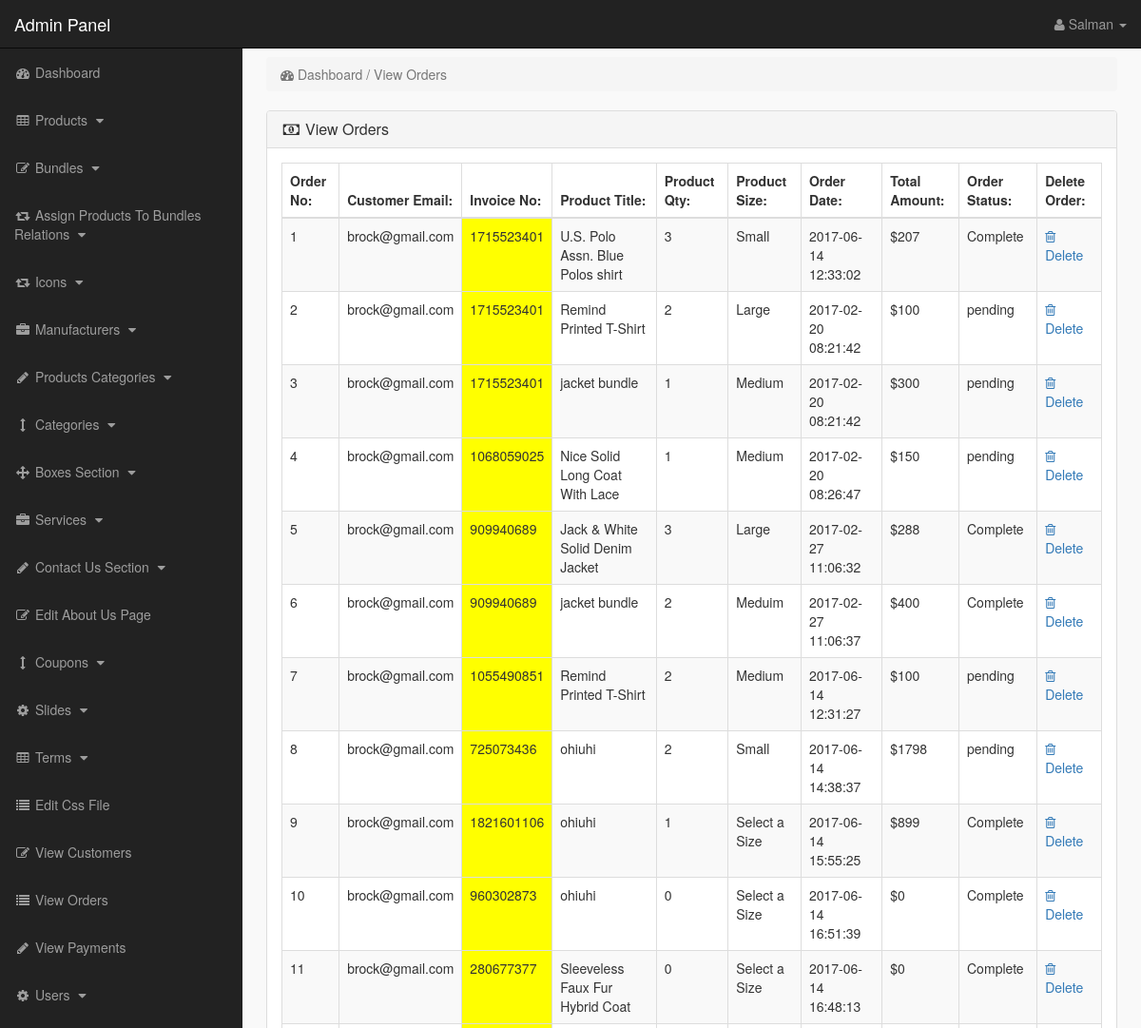
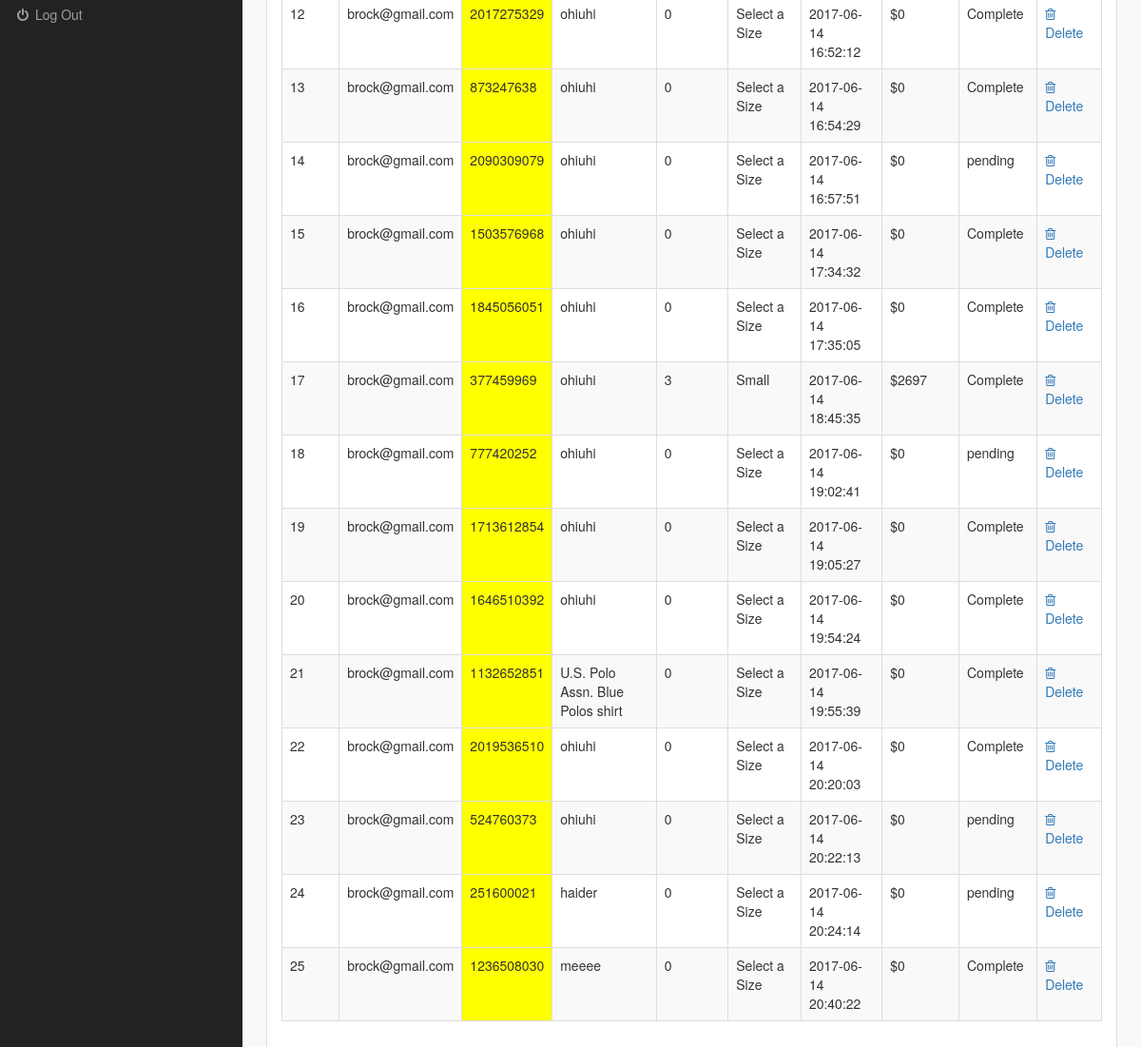
The app's page /admin_area/index.php?view_orders (signed in) with its own data (2 pictures, top to bottom).
### tables this page shows
CREATE TABLE IF NOT EXISTS `pending_orders` (
  `order_id` int(10) NOT NULL,
  `customer_id` int(10) NOT NULL,
  `invoice_no` int(10) NOT NULL,
  `product_id` text NOT NULL,
  `qty` int(10) NOT NULL,
  `size` text NOT NULL,
  `order_status` text NOT NULL
);

CREATE TABLE IF NOT EXISTS `customers` (
  `customer_id` int(10) NOT NULL,
  `customer_name` varchar(255) NOT NULL,
  `customer_email` varchar(255) NOT NULL,
  `customer_pass` varchar(255) NOT NULL,
  `customer_country` text NOT NULL,
  `customer_city` text NOT NULL,
  `customer_contact` varchar(255) NOT NULL,
  `customer_address` text NOT NULL,
  `customer_image` text NOT NULL,
  `customer_ip` varchar(255) NOT NULL,
  `customer_confirm_code` text NOT NULL
);

CREATE TABLE IF NOT EXISTS `products` (
  `product_id` int(10) NOT NULL,
  `p_cat_id` int(10) NOT NULL,
  `cat_id` int(10) NOT NULL,
  `manufacturer_id` int(10) NOT NULL,
  `date` timestamp NOT NULL DEFAULT CURRENT_TIMESTAMP ON UPDATE CURRENT_TIMESTAMP,
  `product_title` text NOT NULL,
  `product_url` text NOT NULL,
  `product_img1` text NOT NULL,
  `product_img2` text NOT NULL,
  `product_img3` text NOT NULL,
  `product_price` int(10) NOT NULL,
  `product_psp_price` int(100) NOT NULL,
  `product_desc` text NOT NULL,
  `product_features` text NOT NULL,
  `product_video` text NOT NULL,
  `product_keywords` text NOT NULL,
  `product_label` text NOT NULL,
  `status` varchar(255) NOT NULL,
  `aud` varchar(1000) NOT NULL,
  `audiofile` varchar(1000) NOT NULL
);

CREATE TABLE IF NOT EXISTS `customer_orders` (
  `order_id` int(10) NOT NULL,
  `customer_id` int(10) NOT NULL,
  `due_amount` int(100) NOT NULL,
  `invoice_no` int(100) NOT NULL,
  `qty` int(10) NOT NULL,
  `size` text NOT NULL,
  `order_date` timestamp NOT NULL DEFAULT CURRENT_TIMESTAMP ON UPDATE CURRENT_TIMESTAMP,
  `order_status` text NOT NULL
);

### admin_area/view_orders.php (the view)
<?php
if(!isset($_SESSION['admin_email'])){
echo "<script>window.open('login.php','_self')</script>";
}
else {
?>
<div class="row">
<div class="col-lg-12">
<ol class="breadcrumb">
<li class="active">
<i class="fa fa-dashboard"></i> Dashboard / View Orders
</li>
</ol>
</div>
</div>
<div class="row">
<div class="col-lg-12">
<div class="panel panel-default">
<div class="panel-heading">
<h3 class="panel-title">
<i class="fa fa-money fa-fw"></i> View Orders
</h3>
</div>
<div class="panel-body">
<div class="table-responsive">
<table class="table table-bordered table-hover table-striped">
<thead>
<tr>
<th>Order No:</th>
<th>Customer Email:</th>
<th>Invoice No:</th>
<th>Product Title:</th>
<th>Product Qty:</th>
<th>Product Size:</th>
<th>Order Date:</th>
<th>Total Amount:</th>
<th>Order Status:</th>
<th>Delete Order:</th>
</tr>
</thead>
<tbody>
<?php
$i = 0;
$get_orders = "select * from pending_orders";
$run_orders = mysqli_query($con,$get_orders);
while ($row_orders = mysqli_fetch_array($run_orders)) {
$order_id = $row_orders['order_id'];
$c_id = $row_orders['customer_id'];
$invoice_no = $row_orders['invoice_no'];
$product_id = $row_orders['product_id'];
$qty = $row_orders['qty'];
$size = $row_orders['size'];
$order_status = $row_orders['order_status'];
$get_products = "select * from products where product_id='$product_id'";
$run_products = mysqli_query($con,$get_products);
$row_products = mysqli_fetch_array($run_products);
$product_title = $row_products['product_title'];
$i++;
?>
<tr>
<td><?php echo $i; ?></td>
<td>
<?php
$get_customer = "select * from customers where customer_id='$c_id'";
$run_customer = mysqli_query($con,$get_customer);
$row_customer = mysqli_fetch_array($run_customer);
$customer_email = $row_customer['customer_email'];
echo $customer_email;
 ?>
 </td>
<td bgcolor="yellow" ><?php echo $invoice_no; ?></td>
<td><?php echo $product_title; ?></td>
<td><?php echo $qty; ?></td>
<td><?php echo $size; ?></td>
<td>
<?php
$get_customer_order = "select * from customer_orders where order_id='$order_id'";
$run_customer_order = mysqli_query($con,$get_customer_order);
$row_customer_order = mysqli_fetch_array($run_customer_order);
$order_date = $row_customer_order['order_date'];
$due_amount = $row_customer_order['due_amount'];
echo $order_date;
?>
</td>
<td>$<?php echo $due_amount; ?></td>
<td>
<?php
if($order_status=='pending'){
echo $order_status='pending';
}
else{
echo $order_status='Complete';
}
?>
</td>
<td>
<a href="index.php?order_delete=<?php echo $order_id; ?>" >
<i class="fa fa-trash-o" ></i> Delete
</a>
</td>
</tr>
<?php } ?>
</tbody>
</table>
</div>
</div>
</div>
</div>
</div>
<?php } ?>

### admin_area/includes/sidebar.php (shortened to what this page needs)
<?php
if(!isset($_SESSION['admin_email'])){
echo "<script>window.open('login.php','_self')</script>";
}
else {
?>
<nav class="navbar navbar-inverse navbar-fixed-top" >
<div class="navbar-header" >
<a class="navbar-brand" href="index.php?dashboard" >Admin Panel</a>
</div>
<ul class="nav navbar-right top-nav" >
<li class="dropdown" >
<a href="#" class="dropdown-toggle" data-toggle="dropdown" >
<i class="fa fa-user" ></i>
<?php echo $admin_name; ?> <b class="caret" ></b>
</a>
</li>
</ul>
<div class="collapse navbar-collapse navbar-ex1-collapse">
<ul class="nav navbar-nav side-nav">
<li>
<a href="index.php?dashboard">
<i class="fa fa-fw fa-dashboard"></i> Dashboard
</a>
</li>
<li>
<a href="#" data-toggle="collapse" data-target="#products">
<i class="fa fa-fw fa-table"></i> Products
<i class="fa fa-fw fa-caret-down"></i>
</a>
</li>
<li>
<a href="#" data-toggle="collapse" data-target="#bundles">
<i class="fa fa-fw fa-edit"></i> Bundles
<i class="fa fa-fw fa-caret-down"></i>
</a>
</li>
<li>
<a href="#" data-toggle="collapse" data-target="#relations">
<i class="fa fa-fw fa-retweet"></i> Assign Products To Bundles Relations
<i class="fa fa-fw fa-caret-down"></i>
</a>
</li>
<li>
<a href="#" data-toggle="collapse" data-target="#icons">
<i class="fa fa-fw fa-retweet"> </i> Icons
<i class="fa fa-fw fa-caret-down" ></i>
</a>
</li>
<li>
<a href="#" data-toggle="collapse" data-target="#manufacturers">
<i class="fa fa-fw fa-briefcase"></i> Manufacturers
<i class="fa fa-fw fa-caret-down"></i>
</a>
</li>
<li>
<a href="#" data-toggle="collapse" data-target="#p_cat">
<i class="fa fa-fw fa-pencil"></i> Products Categories
<i class="fa fa-fw fa-caret-down"></i>
</a>
</li>
<li>
<a href="#" data-toggle="collapse" data-target="#cat">
<i class="fa fa-fw fa-arrows-v"></i> Categories
<i class="fa fa-fw fa-caret-down"></i>
</a>
</li>
<li>
<a href="#" data-toggle="collapse" data-target="#boxes">
<i class="fa fa-fw fa-arrows"></i> Boxes Section
<i class="fa fa-fw fa-caret-down"></i>
</a>
</li>
<li>
<a href="#" data-toggle="collapse" data-target="#services">
<i class="fa fa-fw fa-briefcase"></i> Services
<i class="fa fa-fw fa-caret-down"></i>
</a>
</li>
<li>
<a href="#" data-toggle="collapse" data-target="#contact_us">
<i class="fa fa-fw fa-pencil"> </i> Contact Us Section
<i class="fa fa-fw fa-caret-down"></i>
</a>
</li>
<li>
<a href="index.php?edit_about_us">
<i class="fa fa-fw fa-edit"></i> Edit About Us Page
</a>
</li>
<li>
<a href="#" data-toggle="collapse" data-target="#coupons">
<i class="fa fa-fw fa-arrows-v"></i> Coupons
<i class="fa fa-fw fa-caret-down"></i>
</a>
</li>
<li>
<a href="#" data-toggle="collapse" data-target="#slides">
<i class="fa fa-fw fa-gear"></i> Slides
<i class="fa fa-fw fa-caret-down"></i>
</a>
</li>
<li>
<a href="#" data-toggle="collapse" data-target="#terms" >
<i class="fa fa-fw fa-table"></i> Terms
<i class="fa fa-fw fa-caret-down"></i>
</a>
</li>
<li>
<a href="index.php?edit_css">
<i class="fa fa-fw fa-list"></i> Edit Css File
</a>
</li>
<li>
<a href="index.php?view_customers">
<i class="fa fa-fw fa-edit"></i> View Customers
</a>
</li>
<li>
<a href="index.php?view_orders">
<i class="fa fa-fw fa-list"></i> View Orders
</a>
</li>
<li>
<a href="index.php?view_payments">
<i class="fa fa-fw fa-pencil"></i> View Payments
</a>
</li>
<li>
<a href="#" data-toggle="collapse" data-target="#users">
<i class="fa fa-fw fa-gear"></i> Users
<i class="fa fa-fw fa-caret-down"></i>
</a>
</li>
<li>
<a href="logout.php">
<i class="fa fa-fw fa-power-off"></i> Log Out
</a>
</li>
</ul>
</div>
</nav>
<?php } ?>

### admin_area/css/style.css (style rules this page uses)
body { margin-top:100px; }
@media (min-width: 768px) { body { margin-top:50px; } }
.top-nav { padding:0 15px; }
.top-nav>li { display:inline-block; float:left; }
.top-nav>li>a { padding-top:15px; padding-bottom:15px; line-height:20px; color:#999; }
@media (min-width: 768px) { .side-nav { position:fixed; top:51px; width:255px; border-radius:0; overflow-y:auto; background-color: #222; bottom:0; overflow-x:hidden; padding-bottom:40px; } }
@media (min-width: 768px) { .side-nav>li>a { width:255px; } }
.panel-body { border-radius:5px; }

### records on screen
pending_orders: customer.customer_email "brock@gmail.com", invoice_no "1715523401", product.product_title "U.S. Polo Assn. Blue Polos shirt", qty "3", size "Small", customer_orders.order_date "2017-06-14 12:33:02", customer_orders.due_amount "207"
pending_orders: customer.customer_email "brock@gmail.com", invoice_no "1715523401", product.product_title "Remind Printed T-Shirt", qty "2", size "Large", customer_orders.order_date "2017-02-20 08:21:42", customer_orders.due_amount "100"
pending_orders: customer.customer_email "brock@gmail.com", invoice_no "1715523401", product.product_title "jacket bundle", qty "1", size "Medium", customer_orders.order_date "2017-02-20 08:21:42", customer_orders.due_amount "300"
pending_orders: customer.customer_email "brock@gmail.com", invoice_no "1068059025", product.product_title "Nice Solid Long Coat With Lace", qty "1", size "Medium", customer_orders.order_date "2017-02-20 08:26:47", customer_orders.due_amount "150"
pending_orders: customer.customer_email "brock@gmail.com", invoice_no "909940689", product.product_title "Jack & White Solid Denim Jacket", qty "3", size "Large", customer_orders.order_date "2017-02-27 11:06:32", customer_orders.due_amount "288"
pending_orders: customer.customer_email "brock@gmail.com", invoice_no "909940689", product.product_title "jacket bundle", qty "2", size "Meduim", customer_orders.order_date "2017-02-27 11:06:37", customer_orders.due_amount "400"
pending_orders: customer.customer_email "brock@gmail.com", invoice_no "1055490851", product.product_title "Remind Printed T-Shirt", qty "2", size "Medium", customer_orders.order_date "2017-06-14 12:31:27", customer_orders.due_amount "100"
pending_orders: customer.customer_email "brock@gmail.com", invoice_no "725073436", product.product_title "ohiuhi", qty "2", size "Small", customer_orders.order_date "2017-06-14 14:38:37", customer_orders.due_amount "1798"
pending_orders: customer.customer_email "brock@gmail.com", invoice_no "1821601106", product.product_title "ohiuhi", qty "1", size "Select a Size", customer_orders.order_date "2017-06-14 15:55:25", customer_orders.due_amount "899"
pending_orders: customer.customer_email "brock@gmail.com", invoice_no "960302873", product.product_title "ohiuhi", qty "0", size "Select a Size", customer_orders.order_date "2017-06-14 16:51:39", customer_orders.due_amount "0"
pending_orders: customer.customer_email "brock@gmail.com", invoice_no "280677377", product.product_title "Sleeveless Faux Fur Hybrid Coat", qty "0", size "Select a Size", customer_orders.order_date "2017-06-14 16:48:13", customer_orders.due_amount "0"
pending_orders: customer.customer_email "brock@gmail.com", invoice_no "2017275329", product.product_title "ohiuhi", qty "0", size "Select a Size", customer_orders.order_date "2017-06-14 16:52:12", customer_orders.due_amount "0"
pending_orders: customer.customer_email "brock@gmail.com", invoice_no "873247638", product.product_title "ohiuhi", qty "0", size "Select a Size", customer_orders.order_date "2017-06-14 16:54:29", customer_orders.due_amount "0"
pending_orders: customer.customer_email "brock@gmail.com", invoice_no "2090309079", product.product_title "ohiuhi", qty "0", size "Select a Size", customer_orders.order_date "2017-06-14 16:57:51", customer_orders.due_amount "0"
pending_orders: customer.customer_email "brock@gmail.com", invoice_no "1503576968", product.product_title "ohiuhi", qty "0", size "Select a Size", customer_orders.order_date "2017-06-14 17:34:32", customer_orders.due_amount "0"
pending_orders: customer.customer_email "brock@gmail.com", invoice_no "1845056051", product.product_title "ohiuhi", qty "0", size "Select a Size", customer_orders.order_date "2017-06-14 17:35:05", customer_orders.due_amount "0"
pending_orders: customer.customer_email "brock@gmail.com", invoice_no "377459969", product.product_title "ohiuhi", qty "3", size "Small", customer_orders.order_date "2017-06-14 18:45:35", customer_orders.due_amount "2697"
pending_orders: customer.customer_email "brock@gmail.com", invoice_no "777420252", product.product_title "ohiuhi", qty "0", size "Select a Size", customer_orders.order_date "2017-06-14 19:02:41", customer_orders.due_amount "0"
pending_orders: customer.customer_email "brock@gmail.com", invoice_no "1713612854", product.product_title "ohiuhi", qty "0", size "Select a Size", customer_orders.order_date "2017-06-14 19:05:27", customer_orders.due_amount "0"
pending_orders: customer.customer_email "brock@gmail.com", invoice_no "1646510392", product.product_title "ohiuhi", qty "0", size "Select a Size", customer_orders.order_date "2017-06-14 19:54:24", customer_orders.due_amount "0"
pending_orders: customer.customer_email "brock@gmail.com", invoice_no "1132652851", product.product_title "U.S. Polo Assn. Blue Polos shirt", qty "0", size "Select a Size", customer_orders.order_date "2017-06-14 19:55:39", customer_orders.due_amount "0"
pending_orders: customer.customer_email "brock@gmail.com", invoice_no "2019536510", product.product_title "ohiuhi", qty "0", size "Select a Size", customer_orders.order_date "2017-06-14 20:20:03", customer_orders.due_amount "0"
pending_orders: customer.customer_email "brock@gmail.com", invoice_no "524760373", product.product_title "ohiuhi", qty "0", size "Select a Size", customer_orders.order_date "2017-06-14 20:22:13", customer_orders.due_amount "0"
pending_orders: customer.customer_email "brock@gmail.com", invoice_no "251600021", product.product_title "haider", qty "0", size "Select a Size", customer_orders.order_date "2017-06-14 20:24:14", customer_orders.due_amount "0"
pending_orders: customer.customer_email "brock@gmail.com", invoice_no "1236508030", product.product_title "meeee", qty "0", size "Select a Size", customer_orders.order_date "2017-06-14 20:40:22", customer_orders.due_amount "0"

### other values on screen
$admin_name "Salman"
